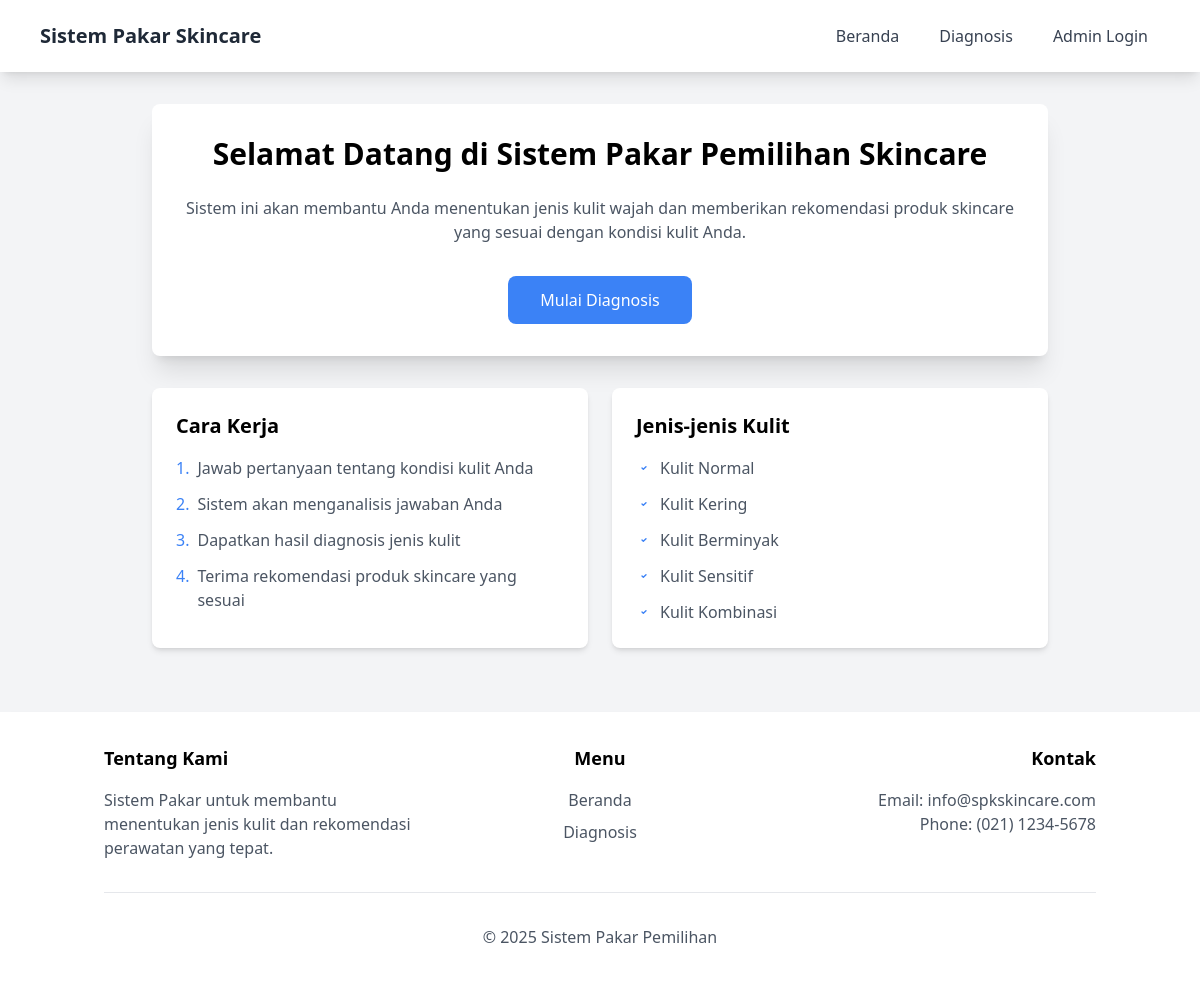
The page / on the database its author committed.
### tables this page shows
CREATE TABLE IF NOT EXISTS skin_types (
    id INT AUTO_INCREMENT PRIMARY KEY,
    code VARCHAR(10) NOT NULL UNIQUE,
    name VARCHAR(100) NOT NULL,
    description TEXT,
    recommendations_cleansing TEXT,
    recommendations_moisturizer TEXT,
    recommendations_sunscreen TEXT,
    created_at TIMESTAMP DEFAULT CURRENT_TIMESTAMP,
    updated_at TIMESTAMP DEFAULT CURRENT_TIMESTAMP ON UPDATE CURRENT_TIMESTAMP
);

### index.php (the view, shortened to what this page needs)
<?php include 'config/database.php'; ?>
<!DOCTYPE html>
<html lang="en">
<head>
    <script src="https://cdn.tailwindcss.com"></script>
</head>
<body class="bg-gray-100 min-h-screen flex flex-col">
    <nav class="bg-white shadow-lg">
        <div class="max-w-6xl mx-auto px-4">
            <div class="flex justify-between items-center py-4">
                <a href="index.php" class="flex items-center space-x-2">
                    <span class="font-semibold text-xl text-gray-800">Sistem Pakar Skincare</span>
                </a>
                <div class="hidden md:flex md:items-center md:space-x-4">
                    <a href="index.php" class="text-gray-700 hover:text-gray-900 px-3 py-2">Beranda</a>
                    <a href="diagnosis.php" class="text-gray-700 hover:text-gray-900 px-3 py-2">Diagnosis</a>
                    <a href="admin/login.php" class="text-gray-700 hover:text-gray-900 px-3 py-2">Admin Login</a>
                </div>
            </div>
        </div>
    </nav>
    <div class="container mx-auto px-4 py-8 flex-grow">
        <div class="max-w-4xl mx-auto w-full">
            <div class="bg-white rounded-lg shadow-xl p-8 mb-8">
                <h1 class="text-3xl font-bold text-center mb-6">Selamat Datang di Sistem Pakar Pemilihan Skincare</h1>
                <p class="text-gray-600 text-center mb-8">
                    Sistem ini akan membantu Anda menentukan jenis kulit wajah dan memberikan rekomendasi produk skincare yang sesuai dengan kondisi kulit Anda.
                </p>
                <div class="text-center">
                    <a href="diagnosis.php"
                       class="inline-block bg-blue-500 text-white px-8 py-3 rounded-lg hover:bg-blue-600 transition-colors">
                        Mulai Diagnosis
                    </a>
                </div>
            </div>
            <div class="grid grid-cols-1 md:grid-cols-2 gap-6 px-4 sm:px-0">
                <div class="bg-white rounded-lg shadow-md p-6">
                    <h2 class="text-xl font-semibold mb-4">Cara Kerja</h2>
                    <ul class="space-y-3 text-gray-600">
                        <li class="flex items-start">
                            <span class="text-blue-500 mr-2">1.</span>
                            Jawab pertanyaan tentang kondisi kulit Anda
                        </li>
                        <li class="flex items-start">
                            <span class="text-blue-500 mr-2">2.</span>
                            Sistem akan menganalisis jawaban Anda
                        </li>
                        <li class="flex items-start">
                            <span class="text-blue-500 mr-2">3.</span>
                            Dapatkan hasil diagnosis jenis kulit
                        </li>
                        <li class="flex items-start">
                            <span class="text-blue-500 mr-2">4.</span>
                            Terima rekomendasi produk skincare yang sesuai
                        </li>
                    </ul>
                </div>
                <div class="bg-white rounded-lg shadow-md p-6">
                    <h2 class="text-xl font-semibold mb-4">Jenis-jenis Kulit</h2>
                    <ul class="space-y-3 text-gray-600">
                        <?php
                        $stmt = mysqli_query($conn, "SELECT name FROM skin_types ORDER BY code");
                        while ($row = mysqli_fetch_assoc($stmt)) {
                            echo '<li class="flex items-center">';
                            echo '<svg class="w-4 h-4 mr-2 text-blue-500" fill="none" stroke="currentColor" viewBox="0 0 24 24">';
                            echo '<path stroke-linecap="round" stroke-linejoin="round" stroke-width="2" d="M9 12l2 2 4-4"></path>';
                            echo '</svg>';
                            echo htmlspecialchars($row['name']);
                            echo '</li>';
                        }
                        ?>
                    </ul>
                </div>
            </div>
        </div>
    </div>
    <?php include 'includes/footer.php'; ?>
</body>
</html>

### rows shown on the page
skin_types: name "Kulit Normal"
skin_types: name "Kulit Kering"
skin_types: name "Kulit Berminyak"
skin_types: name "Kulit Sensitif"
skin_types: name "Kulit Kombinasi"
